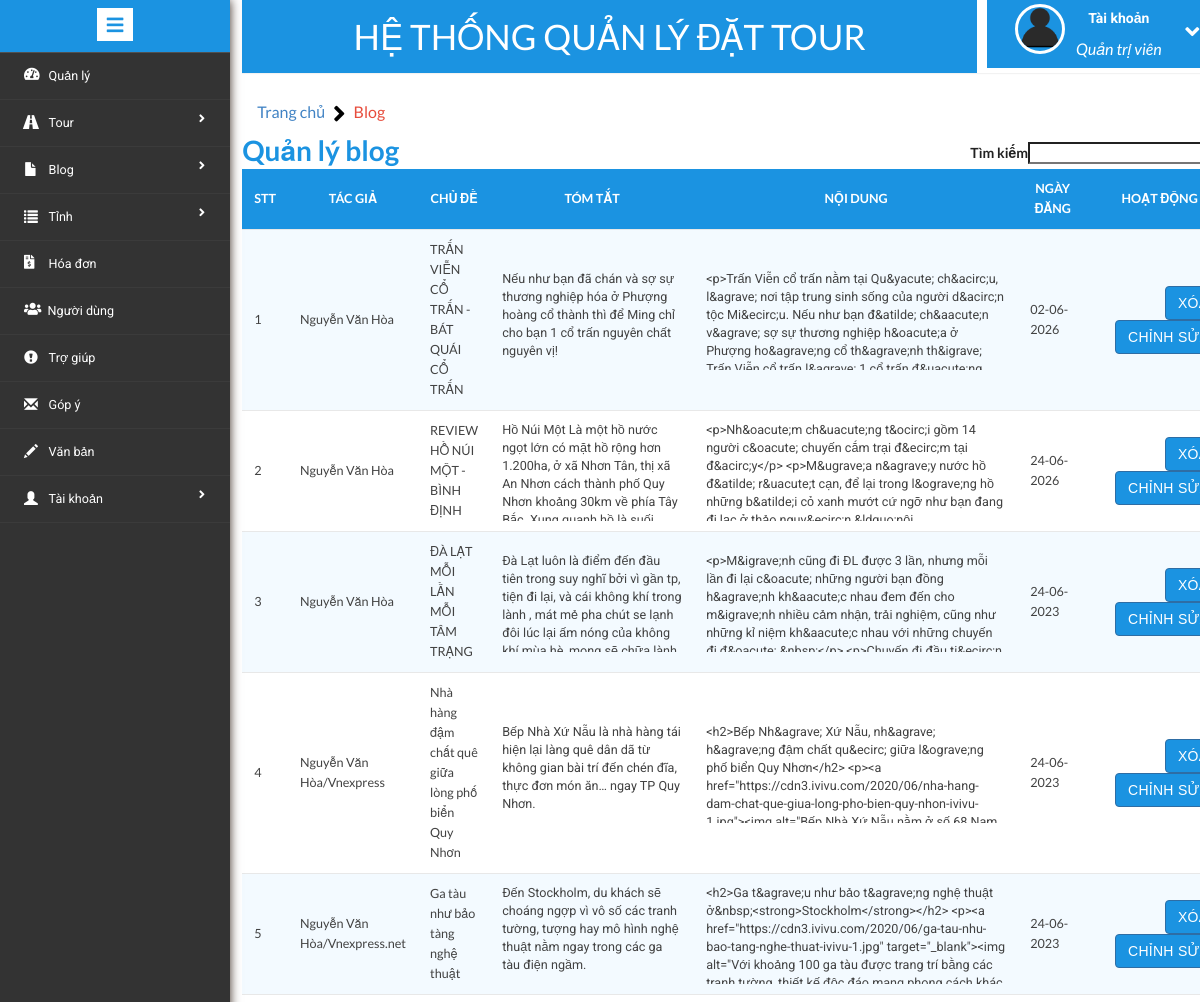
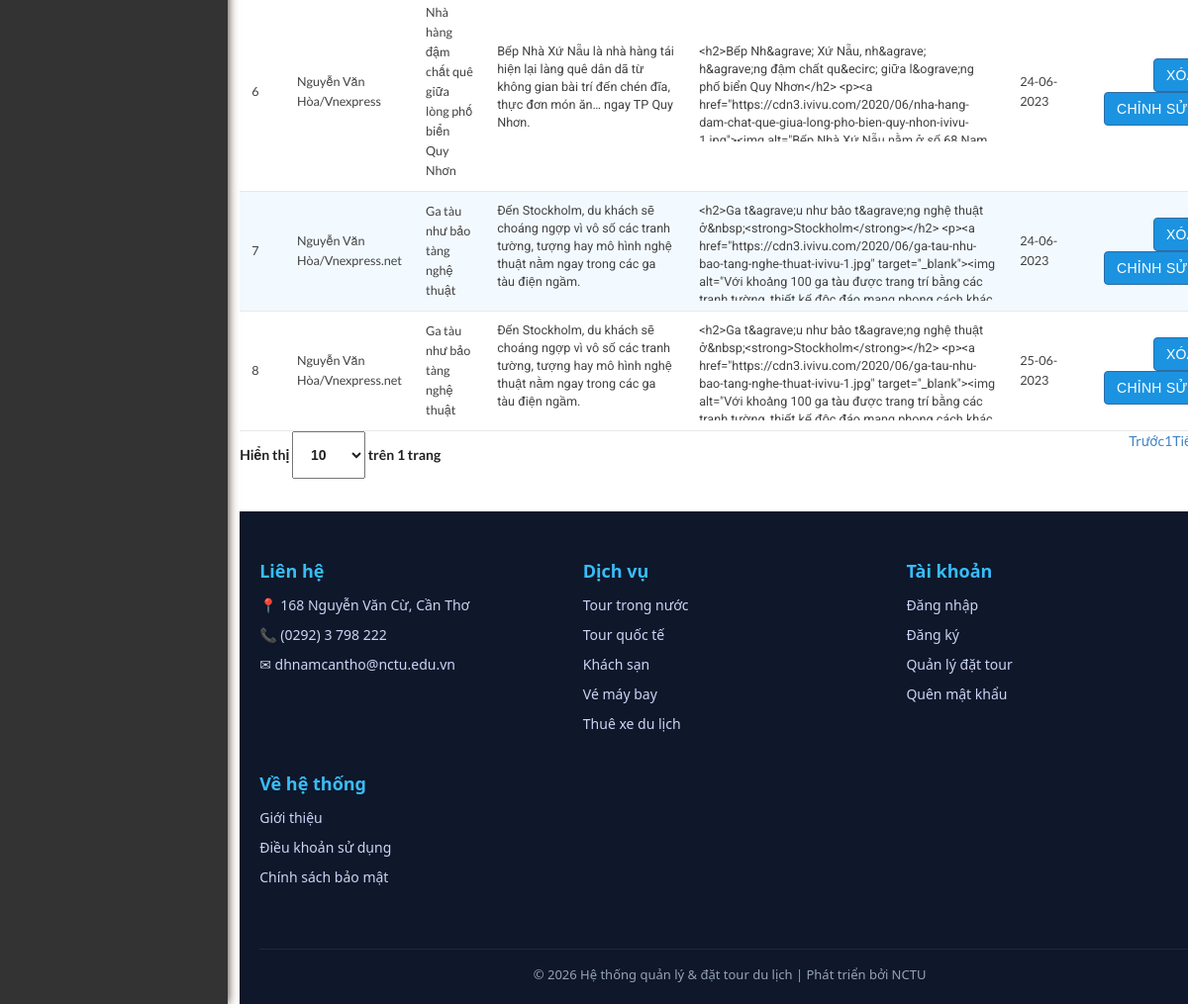
Page /admin/manage-blog.php (signed in) on the committed database (2 pictures, top to bottom).
### tables this page shows
CREATE TABLE `blog` (
  `id_blog` int(11) NOT NULL,
  `chude` varchar(255) NOT NULL,
  `tomtat` mediumtext NOT NULL,
  `noidung` mediumtext NOT NULL,
  `hinhanh` varchar(100) NOT NULL,
  `nguoiviet` varchar(100) NOT NULL,
  `ngaydang` timestamp NOT NULL DEFAULT current_timestamp(),
  `ngaycapnhat` timestamp NOT NULL DEFAULT '0000-00-00 00:00:00' ON UPDATE current_timestamp()
);

### admin/manage-blog.php (the view, shortened to what this page needs)
<?php
include('includes/config.php');
if (strlen($_SESSION['alogin']) == 0) {
	header('location:index.php');
} else {
?>
	<!DOCTYPE HTML>
	<html>
	<head>
		<link href="css/bootstrap.min.css" rel='stylesheet' type='text/css' />
		<link href="css/style.css" rel='stylesheet' type='text/css' />
		<link rel="stylesheet" href="css/morris.css" type="text/css" />
		<link href="css/font-awesome.css" rel="stylesheet">
		<link rel="stylesheet" type="text/css" href="css/table-style.css" />
		<link rel="stylesheet" href="https://use.fontawesome.com/releases/v5.4.1/css/all.css">
		<link rel="stylesheet" href="https://maxcdn.bootstrapcdn.com/bootstrap/3.3.7/css/bootstrap.min.css">
		<link rel="stylesheet" type="text/css" href="css/basictable.css" />
		<link rel="stylesheet" href="https://cdnjs.cloudflare.com/ajax/libs/semantic-ui/2.3.1/semantic.min.css">
		<link rel="stylesheet" href="css/icon-font.min.css" type='text/css' />
		<link rel="stylesheet" href="css/icon-font.min.css" type='text/css' />
	</head>
	<body>
		<div class="page-container">
			<div class="left-content">
				<div class="mother-grid-inner">
					<?php include('includes/header.php'); ?>
				</div>
				<ol class="breadcrumb" style="margin: 0px; padding: 0px;">
					<li class="breadcrumb-item"><a href="index.html">Trang chủ</a><i class="fa fa-angle-right"></i>Blog</li>
				</ol>
				<div class="agile-grids">
					<div class="agile-tables" style="padding: 0px;">
						<div class="w3l-table-info">
							<h2>Quản lý blog</h2>
							<table id="table">
								<thead>
									<tr>
										<th style="text-align: center;">STT</th>
										<th style="text-align: center;">Tác giả</th>
										<th style="text-align: center;">Chủ đề</th>
										<th style="text-align: center;">Tóm tắt</th>
										<th style="text-align: center;">Nội dung</th>
										<th style="text-align: center;">Ngày đăng</th>
										<th style="text-align: center; width: 200px;">Hoạt động</th>
									</tr>
								</thead>
								<tbody>
									<?php $sql = "SELECT * from blog";
									$query = $dbh->prepare($sql);
									$query->execute();
									$results = $query->fetchAll(PDO::FETCH_OBJ);
									$cnt = 1;
									if ($query->rowCount() > 0) {
										foreach ($results as $result) {				?>
											<tr>
												<td><?php echo htmlentities($cnt); ?></td>
												<td><?php echo htmlentities($result->nguoiviet); ?></td>
												<td><?php echo htmlentities($result->chude); ?></td>
												<td>
													<p style="text-overflow:ellipsis; height: 100px; width:180px; overflow: auto;"><?php echo htmlentities($result->tomtat); ?></p>
												</td>
												<td>
													<p style="text-overflow:ellipsis; height: 100px; width:300px; overflow: auto;"> <?php echo htmlentities($result->noidung); ?></p>
												</td>
												<td style="width: 100px;"> <?php echo date("d-m-Y", strtotime($result->ngaydang)); ?></td>
												<td style="width: 200px;">
													<a href="delete-blog.php?id=<?php echo htmlentities($result->id_blog); ?>" onclick="return confirm('Bạn có chắc chắn xóa')"><button type="button" class="btn btn-primary btn-block" style="width: 55px; float: right;margin-left: 10px;">Xóa</button></a>
													<a href="update-blog.php?pid=<?php echo htmlentities($result->id_blog); ?>"><button type="button" class="btn btn-primary btn-block" style="width: 105px; float: right;    margin-right: : 10px;">Chỉnh sửa</button></a>
												</td>
											</tr>
									<?php $cnt = $cnt + 1;
										}
									} ?>
								</tbody>
							</table>
						</div>
					</div>
					<?php include('includes/footer.php'); ?>
				</div>
			</div>
			<?php include('includes/sidebarmenu.php'); ?>
		</div>
	</body>
	</html>
<?php } ?>

### admin/includes/header.php (shortened to what this page needs)
<div class="header-main">
	<div class="logo-w3-agile" style="background-color: #1b93e1;">
		<h1><a href="dashboard.php">Hệ thống quản lý đặt tour</a></h1>
	</div>
	<div class="profile_details w3l">
		<ul>
			<li class="dropdown profile_details_drop">
				<a href="#" class="dropdown-toggle" data-toggle="dropdown" aria-expanded="false">
					<div class="profile_img">
						<span class="prfil-img"><img src="images/User-icon.png" alt=""> </span>
						<div class="user-name">
							<p>Tài khoản</p>
							<span>Quản trị viên</span>
						</div>
						<i class="fa fa-angle-down"></i>
						<div class="clearfix"></div>
					</div>
				</a>
			</li>
		</ul>
	</div>
</div>

### admin/includes/footer.php (shortened to what this page needs)
<footer id="footer">
    <div class="footer-container">
        <div class="footer-grid">
            <div>
                <div class="footer-title">Liên hệ</div>
                <ul class="footer-list">
                    <li>📍 168 Nguyễn Văn Cừ, Cần Thơ</li>
                    <li>📞 (0292) 3 798 222</li>
                    <li>✉ dhnamcantho@nctu.edu.vn</li>
                </ul>
            </div>
            <div>
                <div class="footer-title">Dịch vụ</div>
                <ul class="footer-list">
                    <li><a href="#">Tour trong nước</a></li>
                    <li><a href="#">Tour quốc tế</a></li>
                    <li><a href="#">Khách sạn</a></li>
                    <li><a href="#">Vé máy bay</a></li>
                    <li><a href="#">Thuê xe du lịch</a></li>
                </ul>
            </div>
            <div>
                <div class="footer-title">Tài khoản</div>
                <ul class="footer-list">
                    <li><a href="#">Đăng nhập</a></li>
                    <li><a href="#">Đăng ký</a></li>
                    <li><a href="#">Quản lý đặt tour</a></li>
                    <li><a href="#">Quên mật khẩu</a></li>
                </ul>
            </div>
            <div>
                <div class="footer-title">Về hệ thống</div>
                <ul class="footer-list">
                    <li><a href="#">Giới thiệu</a></li>
                    <li><a href="#">Điều khoản sử dụng</a></li>
                    <li><a href="#">Chính sách bảo mật</a></li>
                </ul>
                <div class="footer-social">
                    <a href="#"><i class="fa fa-facebook"></i></a>
                    <a href="#"><i class="fa fa-youtube-play"></i></a>
                    <a href="#"><i class="fa fa-instagram"></i></a>
                    <a href="#"><i class="fa fa-linkedin"></i></a>
                </div>
            </div>
        </div>
        <div class="footer-bottom">
            © 2026 Hệ thống quản lý & đặt tour du lịch | Phát triển bởi NCTU
        </div>
    </div>
</footer>

### admin/includes/sidebarmenu.php (shortened to what this page needs)
<div class="sidebar-menu">
    <header class="logo1">
        <a href="#" class="sidebar-icon"> <span class="fa fa-bars"></span> </a>
    </header>
    <div class="menu">
        <ul id="menu">
            <li><a href="dashboard.php"><i class="fas fa-tachometer-alt"></i> <span>Quản lý</span>
                </a></li>
            <li id="menu-academico"><a href="#"><i class="glyphicon glyphicon-road" style="color: white;" aria-hidden="true"></i><span>Tour</span> <span class="fa fa-angle-right" style="float: right"></span>
                </a>
            </li>
            <li id="menu-academico"><a href="#"><i class="glyphicon glyphicon-file" style="color: white;" aria-hidden="true"></i><span>Blog</span> <span class="fa fa-angle-right" style="float: right"></span>
                </a>
            </li>
            <li id="menu-academico"><a href="#"> <i class="glyphicon glyphicon-list" style="color: white;" aria-hidden="true"></i><span>Tỉnh</span> <span class="fa fa-angle-right" style="float: right"></span>
                </a>
            </li>
            <li><a href="manage-bookings.php"><i class="fas fa-file-invoice-dollar" aria-hidden="true"></i><span>Hóa đơn</span>
                </a></li>
            <li><a href="manage-users.php"><i class="fa fa-users" aria-hidden="true"></i><span>Người dùng</span>
                </a></li>
            <li><a href="manageissues.php"><i class="glyphicon glyphicon-exclamation-sign" style="color: white;"></i> <span>Trợ giúp</span>
                </a></li>
            <li><a href="manage-enquires.php"><i class="glyphicon glyphicon-envelope" style="color: white;" aria-hidden="true"></i> <span>Góp ý</span>
                </a></li>
            <li><a href="manage-pages.php"><i class="glyphicon glyphicon-pencil" style="color: white;" aria-hidden="true"></i> <span>Văn bản</span>
                </a></li>
            <li id="menu-academico"><a href="#"><i class="glyphicon glyphicon-user" style="color: white;" aria-hidden="true"></i><span>Tài khoản</span> <span class="fa fa-angle-right" style="float: right"></span>
                </a>
            </li>
        </ul>
    </div>
</div>

### admin/css/table-style.css (style rules this page uses)
table { background: white; border-collapse: collapse; margin: 1.25em 0 0; width: 100%; }
table tr, table th, table td { border: none; border-bottom: 1px solid #e8e8e8; font-size: .95em; }
table th, table td { padding: 10px 12px; text-align: left; }
table th { background: #e74c3c; color: #fff; text-transform: uppercase; }
table tr td { background: #f3faff; color: #424242; }
table tr:nth-of-type(2n+2) td { background: #ffffff; }
table { width: 100%; }

### admin/manage-blog.php (style rules this page uses)
.logo-w3-agile { background-color: #1B93E1 !important; }
.btn-primary { background-color: #1B93E1 !important; }
table th { background-color: #1B93E1; }
.agile-grids { margin-top: -30px; }

### admin/includes/header.php (style rules this page uses)
.profile_details { width: 24.6%; }
.logo-w3-agile { width: 74.25%; }
.header-main { padding: 0; }

### admin/includes/footer.php (style rules this page uses)
#footer { background: #0f172a; color: white; font-family: 'Segoe UI', sans-serif; }
.footer-container { max-width: 1300px; margin: auto; padding: 50px 20px 20px; }
.footer-grid { display: grid; grid-template-columns: repeat(auto-fit, minmax(220px, 1fr)); gap: 30px; }
.footer-title { font-size: 18px; font-weight: 600; margin-bottom: 15px; color: #38bdf8; }
.footer-list { list-style: none; padding: 0; margin: 0; }
.footer-list li { margin-bottom: 10px; font-size: 14px; color: #cbd5f5; }
.footer-list a { color: #cbd5f5; text-decoration: none; transition: 0.3s; }
.footer-social a { display: inline-block; margin-right: 10px; font-size: 18px; color: #cbd5f5; transition: 0.3s; }
.footer-bottom { border-top: 1px solid #1e293b; margin-top: 30px; padding-top: 15px; text-align: center; font-size: 13px; color: #94a3b8; }

### rows in the picture
blog: nguoiviet "Nguyễn Văn Hòa", chude "TRẤN VIỄN CỔ TRẤN - BÁT QUÁI CỔ TRẤN", tomtat "Nếu như bạn đã chán và sợ sự thương nghiệp hóa ở Phượng hoàng cổ thành thì để Ming chỉ cho bạn 1 cổ trấn nguyên chất nguyên vị!", noidung "<p>Trấn Viễn cổ trấn nằm tại Qu&yacute; ch&acirc;u…", ngaydang "02-06-2026"
blog: nguoiviet "Nguyễn Văn Hòa", chude "REVIEW HỒ NÚI MỘT - BÌNH ĐỊNH", tomtat "Hồ Núi Một Là một hồ nước ngọt lớn có mặt hồ rộng hơn 1.200ha, ở xã Nhơn Tân, thị xã An Nhơn cách thành phố Quy Nhơn khoảng 30km về phía Tây…", noidung "<p>Nh&oacute;m ch&uacute;ng t&ocirc;i gồm 14 người c&oacute; chuyến cắm trại đ&ecirc;m tại đ&acirc;y</p> <p>M&ugrave;a n&agrave;y nước hồ đ&atilde; r&uacute;t cạn, để lại trong l&ograve;ng hồ những b&atilde;i cỏ xanh mướt cứ ngỡ như bạn đan…", ngaydang "24-06-2026"
blog: nguoiviet "Nguyễn Văn Hòa", chude "ĐÀ LẠT MỖI LẦN MỖI TÂM TRẠNG", tomtat "Đà Lạt luôn là điểm đến đầu tiên trong suy nghĩ bởi vì gần tp, tiện đi lại, và cái không khí trong lành , mát mẻ pha chút se lạnh đôi lúc lại ấm nóng của không…", noidung "<p>M&igrave;nh cũng đi ĐL được 3 lần, nhưng mỗi lần đi lại c&oacute; những người bạn đồng h&agrave;nh kh&aacute;c nhau đem đến cho m&igrave;nh nhiều cảm nhận, trải nghiệm, cũng như những kỉ niệm kh&aacute;c nhau với những chuyến đi đ&oacute;.&nbsp;</p> <p>Chuyến đi đầu ti&ecirc;…", ngaydang "24-06-2023"
blog: nguoiviet "Nguyễn Văn Hòa/Vnexpress", chude "Nhà hàng đậm chất quê giữa lòng phố biển Quy Nhơn", tomtat "Bếp Nhà Xứ Nẫu là nhà hàng tái hiện lại làng quê dân dã từ không gian bài trí đến chén đĩa, thực đơn món ăn… ngay TP Quy Nhơn.", noidung "<h2>Bếp Nh&agrave; Xứ Nẫu, nh&agrave; h&agrave;ng đậm chất qu&ecirc; giữa l&ograve;ng phố biển Quy Nhơn</h2> <p><a…", ngaydang "24-06-2023"
blog: nguoiviet "Nguyễn Văn Hòa/Vnexpress.net", chude "Ga tàu như bảo tàng nghệ thuật", tomtat "Đến Stockholm, du khách sẽ choáng ngợp vì vô số các tranh tường, tượng hay mô hình nghệ thuật nằm ngay trong các ga tàu điện ngầm.", noidung "<h2>Ga t&agrave;u như bảo t&agrave;ng nghệ thuật ở&nbsp;<strong>Stockholm</strong></h2> <p><a href=\"https://cdn3.ivivu.com/2020/06/ga-tau-nhu-bao-tang-nghe-thuat-ivivu-1.jpg\" target=\"_blank\"><img alt=\"Với khoảng 100 ga tàu được trang trí bằng các…", ngaydang "24-06-2023"
blog: nguoiviet "Nguyễn Văn Hòa/Vnexpress", chude "Nhà hàng đậm chất quê giữa lòng phố biển Quy Nhơn", tomtat "Bếp Nhà Xứ Nẫu là nhà hàng tái hiện lại làng quê dân dã từ không gian bài trí đến chén đĩa, thực đơn món ăn… ngay TP Quy Nhơn.", noidung "<h2>Bếp Nh&agrave; Xứ Nẫu, nh&agrave; h&agrave;ng đậm chất qu&ecirc; giữa l&ograve;ng phố biển Quy Nhơn</h2> <p><a…", ngaydang "24-06-2023"
blog: nguoiviet "Nguyễn Văn Hòa/Vnexpress.net", chude "Ga tàu như bảo tàng nghệ thuật", tomtat "Đến Stockholm, du khách sẽ choáng ngợp vì vô số các tranh tường, tượng hay mô hình nghệ thuật nằm ngay trong các ga tàu điện ngầm.", noidung "<h2>Ga t&agrave;u như bảo t&agrave;ng nghệ thuật ở&nbsp;<strong>Stockholm</strong></h2> <p><a href=\"https://cdn3.ivivu.com/2020/06/ga-tau-nhu-bao-tang-nghe-thuat-ivivu-1.jpg\" target=\"_blank\"><img alt=\"Với khoảng 100 ga tàu được trang trí bằng các…", ngaydang "24-06-2023"
blog: nguoiviet "Nguyễn Văn Hòa/Vnexpress.net", chude "Ga tàu như bảo tàng nghệ thuật", tomtat "Đến Stockholm, du khách sẽ choáng ngợp vì vô số các tranh tường, tượng hay mô hình nghệ thuật nằm ngay trong các ga tàu điện ngầm.", noidung "<h2>Ga t&agrave;u như bảo t&agrave;ng nghệ thuật ở&nbsp;<strong>Stockholm</strong></h2> <p><a href=\"https://cdn3.ivivu.com/2020/06/ga-tau-nhu-bao-tang-nghe-thuat-ivivu-1.jpg\" target=\"_blank\"><img alt=\"Với khoảng 100 ga tàu được trang trí bằng các…", ngaydang "25-06-2023"
